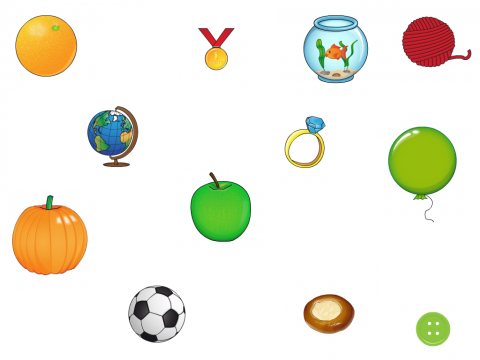
#> input picture Lab3/images/image1.png, 480 x 360 px
$ python task2.py
#> lines starting #> are read from the running program, lines starting #| are printed output that depends on the picture; after the words box and inside, x2 and y2 are one past the last pixel; in counts of white or black regions, pixels touching at a corner belong together
import cv2
import numpy as np
from numba import jit


def gaussian_smoothing(input_img):
    gaussian_filter = np.array([[0.109, 0.111, 0.109],
                                [0.111, 0.135, 0.111],
                                [0.109, 0.111, 0.109]])

    return cv2.filter2D(input_img, -1, gaussian_filter)


def canny_edge_detection(input):
    input = input.astype('uint8')

    # Using OTSU thresholding - bimodal image
    val, ret_matrix = cv2.threshold(input, 0, 255, cv2.THRESH_BINARY + cv2.THRESH_OTSU)
    lower_threshold = val * 0.4
    upper_threshold = val * 1.3

    print(lower_threshold, upper_threshold)

    # print(lower_threshold,upper_threshold)
    edges = cv2.Canny(input, lower_threshold, upper_threshold)
    return edges


@jit(nopython=True, parallel=True)
def hough_circles(input, circles):
    rows = input.shape[0]
    cols = input.shape[1]

    # initializing the different radius
    # For Generic Images
    length=int(rows/2)
    radius = [i for i in range(5,length)]

    # Initial threshold value
    threshold = 190

    for r in radius:
        # Initializing an empty 2D array with zeroes
        acc_cells = np.full((rows, cols), fill_value=0, dtype=np.uint64)

        # Iterating through the original image
        for x in range(rows):
            for y in range(cols):
                if input[x][y] == 255:  # edge
                    # increment in the accumulator cells
                    for angle in range(0, 360):
                        b = y - round(r * np.sin(angle * np.pi / 180))
                        a = x - round(r * np.cos(angle * np.pi / 180))
                        if 0 <= a < rows and 0 <= b < cols:
                            acc_cells[a][b] += 1

        print('For radius: ', r)
        acc_cell_max = np.amax(acc_cells)
        print('max acc value: ', acc_cell_max)

        if acc_cell_max > 150:

            print("Detecting the circles for radius: ", r)

            # Initial threshold
            # acc_cells[acc_cells < 150] = 0
            for x in range(rows):
                for y in range(cols):
                    if acc_cells[x][y] < 150:
                        acc_cells[x][y] = 0

            # find the circles for this radius
            for i in range(rows):
                for j in range(cols):
                    if 0 < i < rows - 1 and 0 < j < cols - 1 and acc_cells[i][j] >= 150:
                        avg_sum = np.float32((acc_cells[i][j] + acc_cells[i - 1][j] + acc_cells[i + 1][j] +
                                              acc_cells[i][j - 1] + acc_cells[i][j + 1] + acc_cells[i - 1][j - 1] +
                                              acc_cells[i - 1][j + 1] + acc_cells[i + 1][j - 1] + acc_cells[i + 1][
                                                  j + 1]) / 9)
                        print("Intermediate avg_sum: ", avg_sum)
                        if avg_sum >= 33:
                            print("For radius: ", r, "average: ", avg_sum, "\n")
                            circles.append((i, j, r))
                            acc_cells[i:i + 5, j:j + 7] = 0


def analyze(circs, img):
    rows = img.shape[0]
    cols = img.shape[1]
    count = 0
    for c in circs:
        count += 1
        c_x = c[0]
        c_y = c[1]
        rad = c[2]
        r = g = b = 0
        square = 0
        perimeter = 0
        for x in range(rows):
            for y in range(cols):
                if (x - c_x)**2 + (y - c_y)**2 <= rad*rad:
                    square += 1
                    r += img[x][y][0]
                    g += img[x][y][1]
                    b += img[x][y][2]

        _x = 0
        _y = 0
        for x in range(rows):
            for y in range(cols):
                if (x - c_x)**2 + (y - c_y)**2 <= rad*rad:
                    _x += x
                    _y += y
                    if ((x + 1 - c_x)**2 + (y - c_y)**2 > rad*rad or (x - 1 - c_x)**2 + (y - c_y)**2 > rad*rad
                        or (x - c_x)**2 + (y + 1 - c_y)**2 > rad*rad or (x - c_x)**2 + (y - 1 - c_y)**2 > rad*rad):
                        perimeter += 1

        print("For circle #", count)
        print("X = ", c_x, " Y = ", c_y)
        print("Radius = ", rad)
        print("Square = ", square)
        # always the same for circles
        print("Center mass = ", (_x/square, _y/square))
        print("Perimeter = ", perimeter)
        print("Compact = ", perimeter**2 / square)
        print("Mean color = ", (r/square, g/square, b/square))


def main():
    # sample_inp1_path = 'circle_sample_1.jpg'

    orig_img = cv2.imread('../images/image1.png')
#> orig_img is the input picture: shape (360, 480, 3); mean B, G, R 226, 238.2, 239.5
    cv2.imshow('source image', orig_img)
    input_img = cv2.imread('../images/image1.png', cv2.IMREAD_GRAYSCALE)
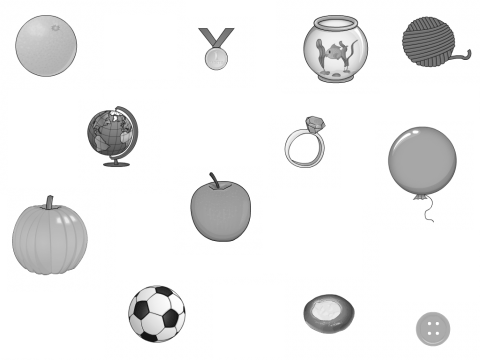
#> input_img: shape (360, 480); min 21, max 255, mean 238.9
    # 1. Denoise using Gaussian filter and detect edges using canny edge detector
    smoothed_img = gaussian_smoothing(input_img)
    #    cv2.imshow('1', smoothed_img)
    # 2. Detect Edges using Canny Edge Detector
    edged_image = canny_edge_detection(smoothed_img)
#> in canny_edge_detection, `val, ret_matrix = cv2.threshold(input, 0, 255, cv2.THRESH_BINARY + cv2..`:
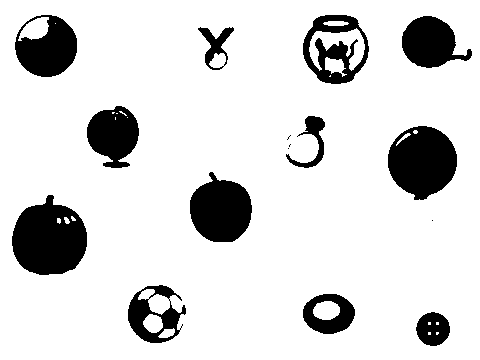
#> ret_matrix: shape (360, 480); 85.3% white; 16 black regions (4 under 20 px), largest, box (x1, y1, x2, y2) and area: (12, 195, 87, 275) 4350, (388, 126, 457, 200) 3755, (190, 172, 252, 242) 3156
#> in canny_edge_detection, `val, ret_matrix = cv2.threshold(input, 0, 255, cv2.THRESH_BINARY + cv2..`: val = 205
#> in canny_edge_detection, `lower_threshold = val * 0.4`: lower_threshold = 82
#> in canny_edge_detection, `upper_threshold = val * 1.3`: upper_threshold = 266.5
#| 82.0 266.5
#> in canny_edge_detection, `edges = cv2.Canny(input, lower_threshold, upper_threshold)`:
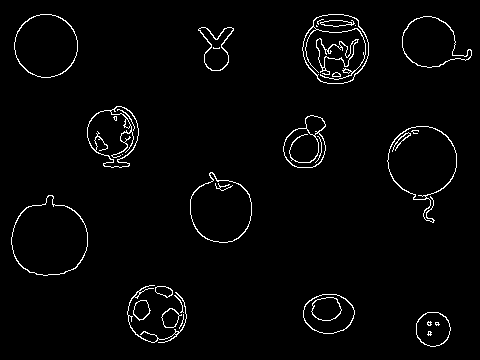
#> edges: shape (360, 480); 2.5% white in thin lines or dots, all inside (x1, y1, x2, y2) = (11, 14, 472, 347)
    #    cv2.imshow('2', edged_image)
    circles = [(0, 0, 0)]
    hough_circles(edged_image, circles)

    # Print the output
    for vertex in circles:
        cv2.circle(orig_img, (vertex[1], vertex[0]), vertex[2], (255, 0, 0), 1)
    #     cv2.rectangle(orig_img, (vertex[1] - 2, vertex[0] - 2), (vertex[1] - 2, vertex[0] - 2), (0, 0, 255), 3)

    #print(circles[1:])
    analyze(circles[1:], orig_img)

    cv2.imshow('Circle Detected Image', orig_img)
    cv2.waitKey()


if __name__ == '__main__':
#> (the run stopped early here; a loop or call above may not have finished)
